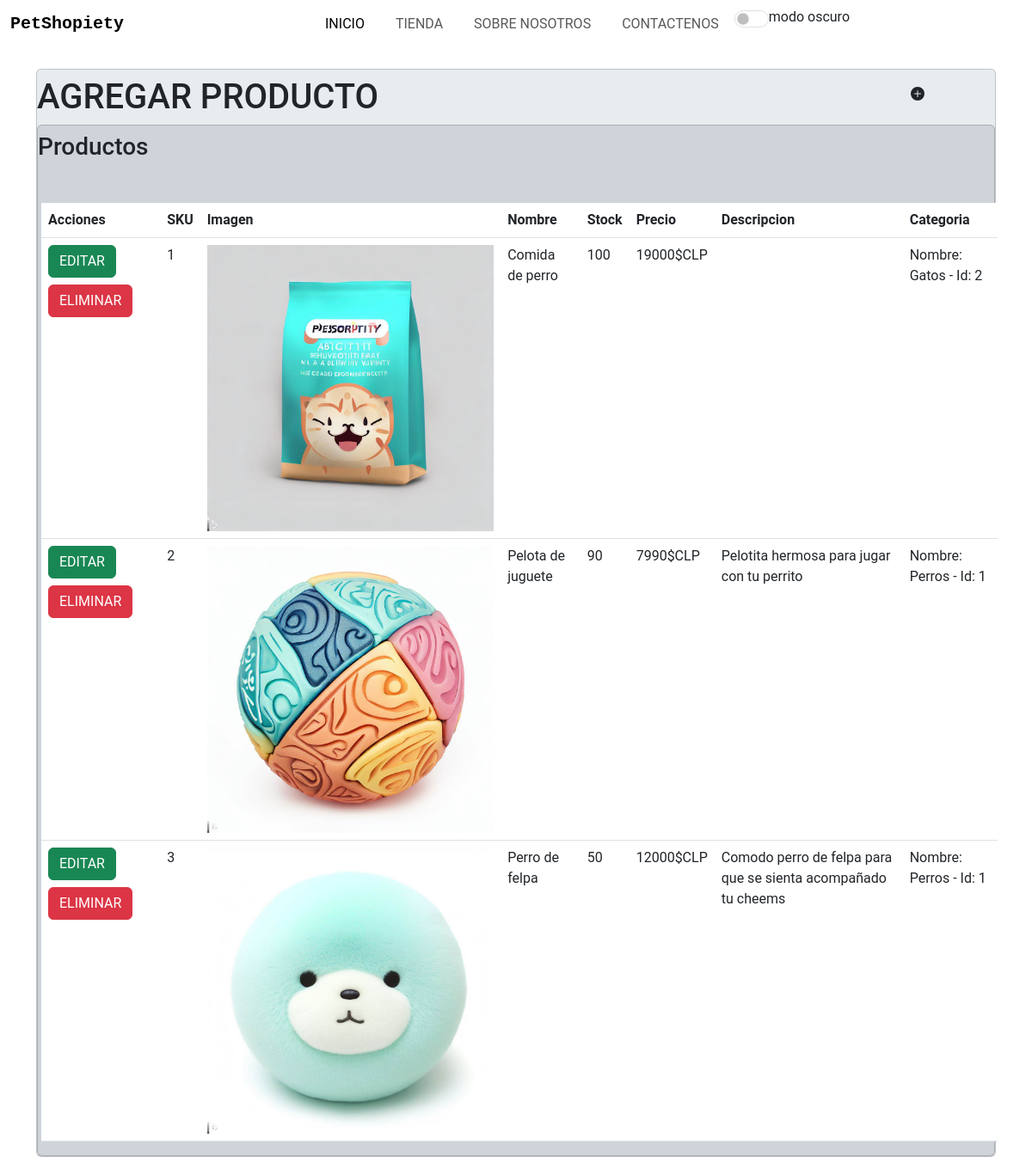
/admin_productos, run on the app's committed database.
### apps/PetShopiety/models.py (models this page shows, shortened)
class Producto(models.Model):
    sku = models.IntegerField(primary_key=True)
    nombre = models.CharField(max_length=50)
    stock = models.IntegerField()
    precio = models.IntegerField()
    descripcion = models.CharField(max_length=200)
    id_cat = models.ForeignKey(Categoria, on_delete=models.CASCADE)
    img_url = models.ImageField(upload_to='imagenesProducto')

class Categoria(models.Model):
    id_categoria = models.IntegerField(primary_key=True)
    nombre_categoria = models.CharField(max_length=100)
    def __str__(self):
        txt = "Nombre: {0} - Id: {1}"
        return txt.format(self.nombre_categoria, self.id_categoria)

### apps/PetShopiety/views.py (the view)
# urls.py: path('admin_productos', views.cargarAdminProductos),
def cargarAdminProductos(request):
    categorias = Categoria.objects.all()
    productos = Producto.objects.all()
    return render(request, "administrarProductos.html", {"cate": categorias, "prod": productos})

### apps/PetShopiety/templates/administrarProductos.html (shortened to what this page needs)
<!DOCTYPE html>
<html lang="en">
{%load static%}
<head>
    {%block head%}
    <link rel="stylesheet" href="{% static 'css/style.css' %}">
    {%endblock%}
    <link href="https://cdn.jsdelivr.net/npm/bootstrap@5.3.0-alpha3/dist/css/bootstrap.min.css" rel="stylesheet"
 />
    <link rel="stylesheet" href="https://cdn.jsdelivr.net/npm/bootstrap-icons@1.10.5/font/bootstrap-icons.css">
</head>
<body class="">
    <nav class="navbar navbar-expand-lg mb-4">
        <div class="container-fluid">
            <a class="navbar-brand fw-bold" href="/">PetShopiety</a>
            <div class="collapse navbar-collapse" id="navbarSupportedContent">
                <ul class="navbar-nav m-auto mb-2 mb-lg-0">
                    <li class="nav-item">
                        <a class="nav-link active" href="/">Inicio</a>
                    </li>
                    <li class="nav-item">
                        <a class="nav-link" href="/tienda">Tienda</a>
                    </li>
                    <li class="nav-item">
                        <a class="nav-link" href="/#about">Sobre nosotros</a>
                    </li>
                    <li class="nav-item">
                        <a class="nav-link" href="/#contact"> Contactenos</a>
                    </li>
                    <li>
                        <div class="form-check form-switch">
                            <input type="checkbox" class="form-check-input" id="checkbox" onclick="setDarkMode()">
                            <label class="form-check-label" for="checkbox">modo oscuro</label>
                        </div>
                    </li>
                </ul>
            </div>
        </div>
    </nav>
    <main class="d-flex align-items-center py-md-0">
        <div class="container">
            <div class="card admin-card bg-body-secondary">
                <div class="row">
                    <div class="col-11">
                        <h1 class="py-2 m-0">AGREGAR PRODUCTO</h1>
                    </div>
                    <div class="col-1 py-2">
                        <button class="btn btn-agregar" data-bs-toggle="modal" data-bs-target="#modal-agregar"><svg
                                xmlns="http://www.w3.org/2000/svg" width="16" height="16" fill="currentColor"
                                class="bi bi-plus-circle-fill" viewBox="0 0 16 16">
                                <path
                                    d="M16 8A8 8 0 1 1 0 8a8 8 0 0 1 16 0zM8.5 4.5a.5.5 0 0 0-1 0v3h-3a.5.5 0 0 0 0 1h3v3a.5.5 0 0 0 1 0v-3h3a.5.5 0 0 0 0-1h-3v-3z" />
                            </svg>
                        </button>
                    </div>
                </div>
                <div class="card listar-card bg-dark-subtle">
                    <div class="row mt-2">
                        <div class="col-12">
                            <h3>Productos</h3>
                        </div>
                        <div class="row mt-4 d-flex">
                            <table class="table m-3">
                                <thead>
                                    <tr>
                                        <th scope="col">Acciones</th>
                                        <th scope="col">SKU</th>
                                        <th scope="col">Imagen</th>
                                        <th scope="col">Nombre</th>
                                        <th scope="col">Stock</th>
                                        <th scope="col">Precio</th>
                                        <th scope="col">Descripcion</th>
                                        <th scope="col">Categoria</th>
                                    </tr>
                                </thead>
                                <tbody>
                                    {% for p in prod %}
                                    <tr>
                                        <th scope="row">
                                            <a class="btn btn-success" href="/editarProducto/{{p.sku}}">EDITAR</a>
                                            <a class="btn btn-danger my-2" href="/eliminarProducto/{{p.sku}}"
                                                id="">ELIMINAR</a>
                                        </th>
                                        <td>{{p.sku}}</td>
                                        <td><img src="{{p.img_url.url}}" alt="" class="img-fluid"></td>
                                        <td>{{p.nombre}}</td>
                                        <td>{{p.stock}}</td>
                                        <td>{{p.precio}}$CLP</td>
                                        <td>{{p.descripcion}}</td>
                                        <td>{{p.id_cat}}</td>
                                        {%endfor%}
                                    </tr>
                                </tbody>
                            </table>
                        </div>
                    </div>
                </div>
            </div>
        </div>
    </main>
</body>
</html>

### apps/PetShopiety/static/css/style.css (style rules this page uses)
* { padding: 0; margin: 0; box-sizing: border-box; font-family: 'Roboto', sans-serif; box-sizing: border-box; }
.navbar-brand { font-size: 2rem; font-family: 'Source Code Pro', monospace; color: black; }
.nav-link { margin: 0 10px 0 10px; color: black; text-transform: uppercase; }
.btn { background-color: rgb(133, 213, 229); }
.admin-card { border: 0; border-radius: 10px; }
.btn-agregar { margin-left: -40px; }
#checkbox { width: 40px; height: 20px; cursor: pointer; }

### data on the page
Producto: sku "1", img_url (picture), nombre "Comida de perro", stock "100", precio "19000", id_cat "Nombre: Gatos - Id: 2"
Producto: sku "2", img_url (picture), nombre "Pelota de juguete", stock "90", precio "7990", descripcion "Pelotita hermosa para jugar con tu perrito", id_cat "Nombre: Perros - Id: 1"
Producto: sku "3", img_url (picture), nombre "Perro de felpa", stock "50", precio "12000", descripcion "Comodo perro de felpa para que se sienta acompañado tu cheems", id_cat "Nombre: Perros - Id: 1"
